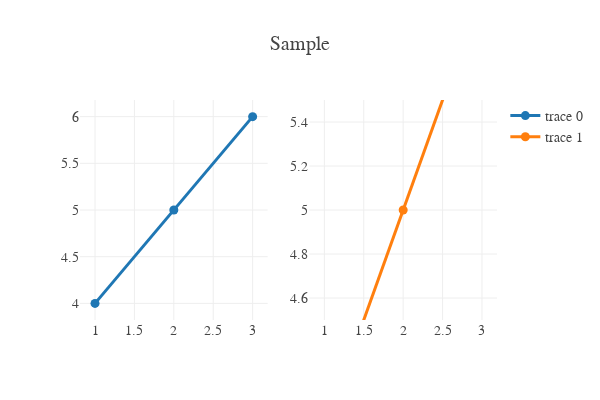

The notebook cell this image was saved under:
### Code cell
>>> import  plotly.graph_objects as go
>>> from plotly.subplots import make_subplots
>>> from teilab.plot.plotly import update_layout
>>> fig = make_subplots(rows=1, cols=2)
>>> for c in range(1,3): fig.add_trace(go.Scatter(x=[1,2,3],y=[4,5,6]),row=1,col=c)
>>> fig = update_layout(fig=fig, title="Sample", ylim=(4.5,5.5), col=2, height=400)
>>> fig.show()

### Figure 1 — Plotly figure (JSON) as saved in the notebook; plotly's stock layout.template omitted (floating-point values rounded to 4 significant figures)
{"data": [{"type": "scatter", "x": [1, 2, 3], "xaxis": "x", "y": [4, 5, 6], "yaxis": "y"}, {"type": "scatter", "x": [1, 2, 3], "xaxis": "x2", "y": [4, 5, 6], "yaxis": "y2"}], "layout": {"font": {"family": "verdana, arial, sans-serif", "size": 14}, "height": 400, "showlegend": true, "title": {"text": "Sample"}, "width": 600, "xaxis": {"anchor": "y", "domain": [0, 0.45], "type": "linear"}, "xaxis2": {"anchor": "y2", "domain": [0.55, 1], "rangeslider": {"visible": false}, "title": {}}, "yaxis": {"anchor": "x", "domain": [0, 1], "type": "linear"}, "yaxis2": {"anchor": "x2", "domain": [0, 1], "range": [4.5, 5.5], "title": {}}}}
